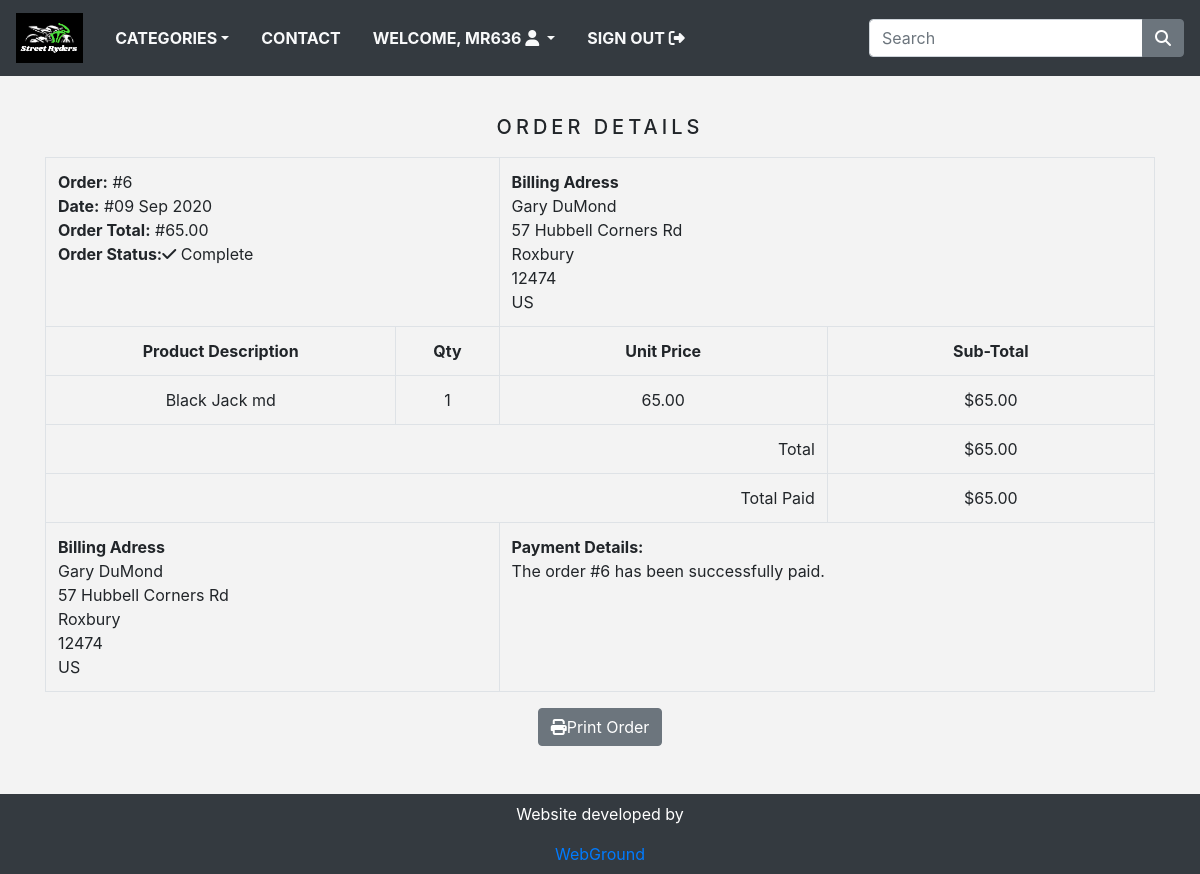
Page /order/6 (signed in) on the committed database.
### street_ryders_store/models.py (models this page shows, shortened)
class Order(models.Model):
    token = models.CharField(max_length=250, blank=True)
    total = models.DecimalField(max_digits=10, decimal_places=2, verbose_name='USD Order Total')
    emailAddress = models.CharField(max_length=250, blank=True, verbose_name='Email Address')
    created = models.DateTimeField(auto_now_add=True)
    billingName = models.CharField(max_length=250, blank=True)
    billingAddress1 = models.CharField(max_length=250, blank=True)
    billingCity = models.CharField(max_length=250, blank=True)
    billingPostcode = models.CharField(max_length=250, blank=True)
    billingCountry = models.CharField(max_length=250, blank=True)
    shippingName = models.CharField(max_length=250, blank=True)
    shippingAddress1 = models.CharField(max_length=250, blank=True)
    shippingCity = models.CharField(max_length=250, blank=True)
    shippingPostcode = models.CharField(max_length=250, blank=True)
    shippingCountry = models.CharField(max_length=250, blank=True)
    class Meta:
        db_table = 'Order'
        ordering = ['-created']

class OrderItem(models.Model):
    product = models.CharField(max_length=250)
    quantity = models.IntegerField()
    price = models.DecimalField(max_digits=10, decimal_places=2, verbose_name='USD Price')
    order = models.ForeignKey(Order, on_delete=models.CASCADE)
    class Meta:
        db_table = 'OrderItem'
    def sub_total(self):
        return self.quantity * self.price

### street_ryders_store/views.py (the view)
# urls.py: path('order/<int:order_id>', views.viewOrder, name='order_detail'),
@login_required(redirect_field_name='next', login_url='signin')
def viewOrder(request, order_id):
    if request.user.is_authenticated:
        email = str(request.user.email)
        order = Order.objects.get(id=order_id, emailAddress=email)
        order_items = OrderItem.objects.filter(order=order)
    return render(request, 'order_detail.html', {'order':order, 'order_items':order_items})

### street_ryders_store/context_processors.py (called while the page is built)
def counter(request):
    item_count = 0
    if 'admin' in request.path:
        return {}
    else:
        try:
            cart = Cart.objects.filter(cart_id=_cart_id(request))
            cart_items = CartItem.objects.all().filter(cart=cart[:1])
            for cart_item in cart_items:
                item_count += cart_item.quantity
        except Cart.DoesNotExist:
            item_count = 0
    return dict(item_count=item_count)

def menu_links(request):
    links = Category.objects.all()
    return dict(links=links)

### street_ryders_store/models.py (called while the page is built)
    def get_url(self):
        return reverse('products_by_category', args=[self.slug])

### street_ryders_store/views.py (called while the page is built)
def _cart_id(request):
    cart = request.session.session_key
    if not cart:
        cart = request.session.create()
    return cart

### street_ryders_store/templates/order_detail.html (shortened to what this page needs)
{% extends 'base.html' %}
{% load static %}
{%  block content %}
  <div class="container">
    <div class="text-center">
      <br>
      <h1 class="text-center product_title">
        Order Details
      </h1>
      <table class="table table-bordered">
        <tr>
          <td class="text-left" colspan="2">
            <strong>Order:</strong> #{{ order.id }} <br>
            <strong>Date:</strong> #{{ order.created|date:'d M Y' }} <br>
            <strong>Order Total:</strong> #{{ order.total }} <br>
            <strong>Order Status:</strong><i class="fas fa-check"></i> Complete <br>
          </td>
          <td class="text-left" colspan="2">
            <strong>Billing Adress</strong> <br>
            {{ order.billingName }} <br>
            {{ order.billingAddress1 }} <br>
            {{ order.billingCity }} <br>
            {{ order.billingPostcode }} <br>
            {{ order.billingCountry }} <br>
          </td>
        </tr>
        <tr>
          <td><strong>Product Description</strong></td>
          <td><strong>Qty</strong></td>
          <td><strong>Unit Price</strong></td>
          <td><strong>Sub-Total</strong></td>
        </tr>
        {% for item in order_items %}
          <tr>
            <td>{{ item.product }}</td>
            <td>{{ item.quantity }}</td>
            <td>{{ item.price }}</td>
            <td>${{ item.sub_total }}</td>
          </tr>
        {% endfor %}
        <tr>
          <td class="text-right" colspan="3">Total</td>
          <td>${{ order.total }}</td>
        </tr>
        <tr>
          <td class="text-right" colspan="3">Total Paid</td>
          <td>${{ order.total }}</td>
        </tr>
        <tr>
          <td class="text-left" colspan="2">
            <strong>Billing Adress</strong> <br>
            {{ order.billingName }} <br>
            {{ order.billingAddress1 }} <br>
            {{ order.billingCity }} <br>
            {{ order.billingPostcode }} <br>
            {{ order.billingCountry }} <br>
          </td>
          <td class="text-left" colspan="2">
            <strong>Payment Details:</strong> <br>
            The order #{{ order.id }} has been successfully paid.
          </td>
        </tr>
      </table>
      <button class="btn btn-secondary" onclick="window.print();">
        <i class="fas fa-print"></i>Print Order
      </button>
    </div>
  </div>
{% endblock %}

### street_ryders_store/templates/navbar.html (shortened to what this page needs)
{% load static %}
<nav class="navbar navbar-expand-md navbar-light bg-dark">
  <a href="{% url 'home' %}" class="navbar-brand">
    <img style="height:50px;" src="{% static 'img/logo.png' %}" alt="">
  </a>
  <div class="collapse navbar-collapse justify-content-between" id="nav">
    <ul class="navbar-nav">
      <li class="nav-item dropdown">
        <a class="nav-link text-light text-uppercase font-weight-bold px-3 dropdown-toggle" href="#"
          data-toggle="dropdown">Categories</a>
      </li>
      <li class="nav-item"><a href="{% url 'contact' %}" class="nav-link text-light text-uppercase font-weight-bold px-3">Contact</a></li>
      {% if request.user.is_authenticated %}
      <li class="nav-item dropdown">
        <a class="nav-link text-light text-uppercase font-weight-bold px-3 dropdown-toggle" data-toggle="dropdown">
          Welcome, {{request.user}} <i class="fas fa-user circle"></i>
        </a>
      </li>
      <li class="nav-item">
        <a href="{% url 'signout' %}" class="nav-link text-light text-uppercase font-weight-bold px-3">
          Sign Out <i class="fas fa-sign-out-alt"></i>
        </a>
      </li>
      {% endif %}
    </ul>
    <form class="form-inline ml-3" action="{% url 'search' %}" method="GET">
      <div class="input-group">
        <input type="text" name="search_product" class="form-control" placeholder="Search">
        <div class="input-group-append">
          <button type="submit" class="btn btn-secondary"><i class="fas fa-search"></i></button>
        </div>
      </div>
    </form>
  </div>
</nav>

### street_ryders_store/static/css/base.css (style rules this page uses)
body { background-color: #f3f3f3; }
.product_title { font-size: 20px; text-transform: uppercase; letter-spacing: .2em; padding-top: 15px; padding-bottom: 10px; }

### rows in the picture
Order: id "6", created "09 Sep 2020", total "65.00", billingName "Gary DuMond", billingAddress1 "57 Hubbell Corners Rd", billingCity "Roxbury", billingPostcode "12474", billingCountry "US"
OrderItem: product "Black Jack md", quantity "1", price "65.00", sub_total "65.00"

### other values in the picture
{{ request.user }} "MR636"
